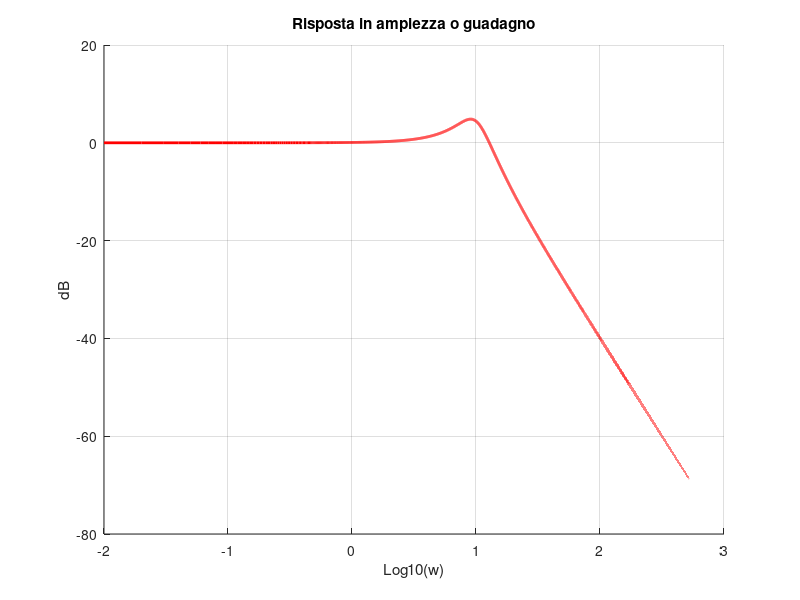
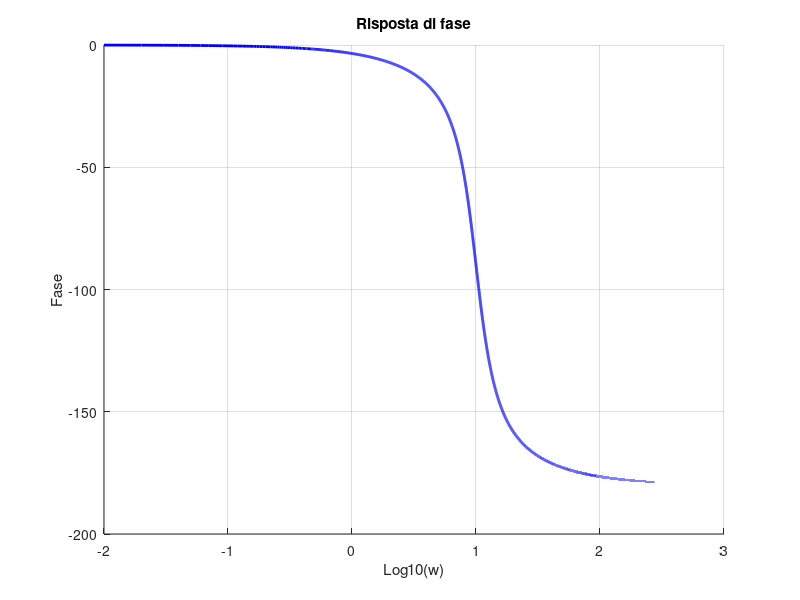

Recreate these plots in MATLAB, in order.
w = 0.01:0.01:10^3;
wn = 10;
z = 0.3;

RE_TRINOMIO = 1-(w./wn).^2;
IM_TRINOMIO = 2*z*(w./wn);

G = RE_TRINOMIO+IM_TRINOMIO*i;

GdB = 20*log10(abs(G));
PH = 360/(2*pi)*angle(G);

h = figure(1);
title('Risposta in ampiezza o guadagno');
xlabel('Log10(w)');
ylabel('dB');
hold on;
grid on;

plot(log10(w), -GdB, 'r','linewidth',2);

h = figure(2);
title('Risposta di fase');
xlabel('Log10(w)');
ylabel('Fase');
hold on;
grid on;

plot(log10(w), -PH, 'b','linewidth',2);
